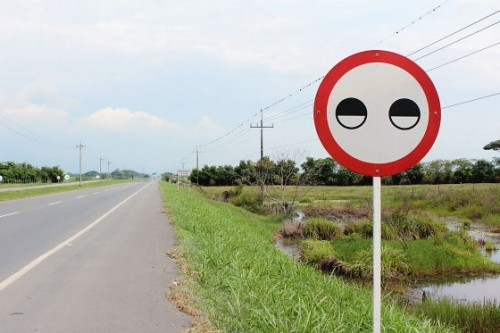
#> input picture sign2.jpg, 500 x 333 px
$ python '8.14 crop 테스트.py'
#> lines starting #> are read from the running program, lines starting #| are printed output that depends on the picture
import cv2
import numpy as np


img = cv2.imread('sign2.jpg', cv2.IMREAD_COLOR)
#> img is the input picture: shape (333, 500, 3); mean B, G, R 161.7, 177, 175.8
gray = cv2.cvtColor(img, cv2.COLOR_BGR2GRAY)
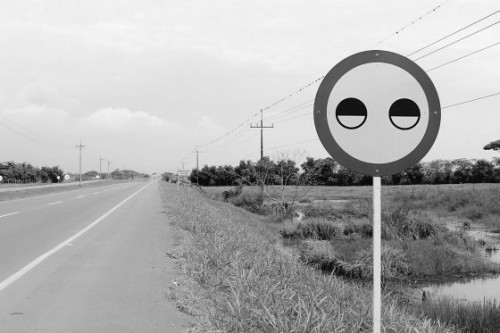
#> gray: shape (333, 500); min 0, max 254, mean 174.9
edges = cv2.Canny(gray,40,140)
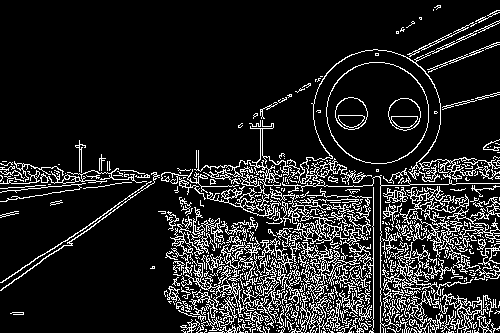
#> edges: shape (333, 500); 13.4% white in thin lines or dots
while(1):


    lines = cv2.HoughLinesP(edges, 1, np.pi / 180, 10, None, 100, 10)
#> lines = 101 rows, first 6: [176, 278, 485, 332], [169, 251, 441, 275], [373, 243, 486, 277], [223, 192, 429, 255], [268, 232, 493, 240], [153, 178, 355, 171]

    if lines is not None:
        for line in lines[0]:
            pt1 = (line[0], line[1])
            pt2 = (line[2], line[3])

            cv2.line(edges, pt1, pt2, (0, 0, 255), 3)
#> this loop made 1 pass
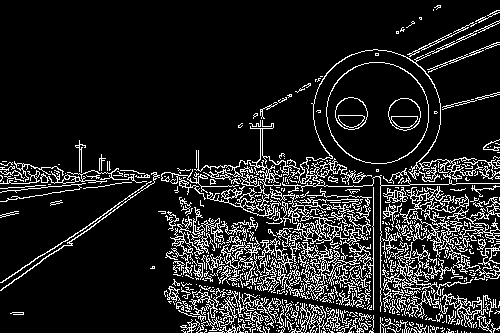
#> edges: shape (333, 500); 13% white in thin lines or dots


    cv2.imshow('original', img)
    #cv2.imshow('gray',gray)
    #cv2.imshow('Edges',edges)

    ##circle detect
    img2 = img.copy()
    img2 = cv2.GaussianBlur(img2, (3,3), 0)
    gray2 = cv2.cvtColor(img2, cv2.COLOR_BGR2GRAY)
    #parmar1,2 조절이 핵심포인트.
    circles = cv2.HoughCircles(gray2, cv2.HOUGH_GRADIENT, 1, 10, param1=200, param2=120, minRadius=0, maxRadius=0)
#> circles = [[377.5, 112.5, 50.4]]

    if circles is not None:
        circles = np.uint16(np.around(circles))
#> circles = [[378, 112, 50]]

        for i in circles[0, :]:
            cv2.circle(img2, (i[0], i[1]), i[2], (255, 255, 0), 3)  #3이 두께를 의미.
            #cv2.circle(img2, (i[0]+i[2], i[1]+i[2]), i[2], (255, 255, 0), 3)
            #cv2.circle(img2, (i[0]-i[2], i[1]-i[2]), i[2], (255, 255, 0), 3)
            cv2.imshow('Circle', img2)
            print(i[0])
            print(i[1])
            print(i[2])
            #crop_cimg0 = gray[i[1]-i[2]:i[1]+i[2]+i[2] , i[0]-i[2]:i[0]+i[2]+i[2]] #crop from x, y, w, h
            crop_cimg1 = gray[i[1]-i[2]:i[1]+i[2],i[0]-i[2]:i[0]+i[2]] #crop from x, y, w, h
#> this loop made 1 pass
#| 378
#| 112
#| 50
#> pass 1, `cv2.imshow('Circle', img2)`:
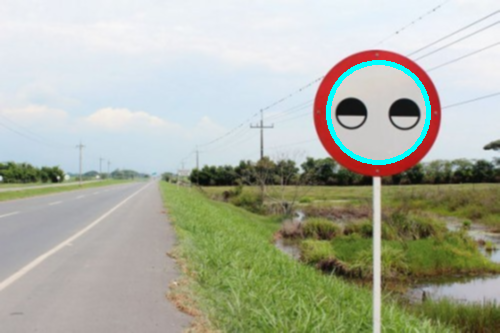
#> window 'Circle': shape (333, 500, 3); mean B, G, R 162.7, 178.1, 173.9
#> pass 1, `crop_cimg1 = gray[i[1]-i[2]:i[1]+i[2],i[0]-i[2]:i[0]+i[2]]`:
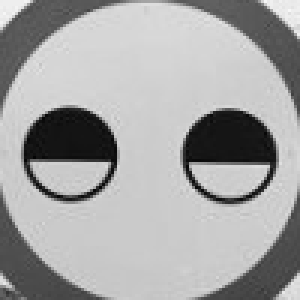
#> crop_cimg1: shape (100, 100) (shown 3 times larger); min 4, max 247, mean 164.5
            # [5 lines of commented-out code are left out]
    cv2.imshow('1',crop_cimg1)
    #cv2.imshow('2',crop_cimg2)
    #cv2.imshow('3',crop_cimg3)
    #cv2.imshow('4',crop_cimg4)


    cv2.waitKey(0)


cv2.destroyAllWindows()

$ run again, with sign30.jpg copied over sign2.jpg
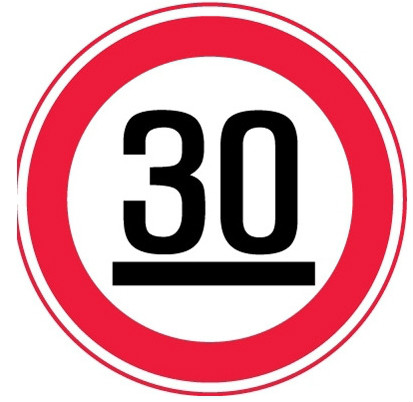
#> input picture sign30.jpg, 413 x 402 px
#> img is the input picture: shape (402, 413, 3); mean B, G, R 171.8, 163.2, 219.4
#> lines = [[114, 261, 314, 261], [112, 285, 324, 285]]
#> the loop `for line in lines[0]:` made 1 pass
#> after the loop `for line in lines[0]:`:
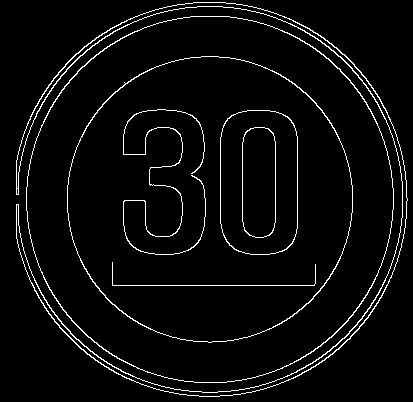
#> edges: shape (402, 413); 4.1% white in thin lines or dots
#> `circles = cv2.HoughCircles(gray2, cv2.HOUGH_GRADIENT, 1, 10, param1=20..`: circles = [[209.5, 198.5, 193.2], [201.5, 205.5, 193.3], [200.5, 191.5, 185.8], [214.5, 189.5, 187], [225.5, 212.5, 163.3], [224.5, 183.5, 175.8], [194.5, 214.5, 176]]
#> `circles = np.uint16(np.around(circles))`: circles = [[210, 198, 193], [202, 206, 193], [200, 192, 186], [214, 190, 187], [226, 212, 163], [224, 184, 176], [194, 214, 176]]
#> the loop `for i in circles[0, :]:` made 7 passes
#> (printed output is left out)
#> `cv2.imshow('1',crop_cimg1)`:
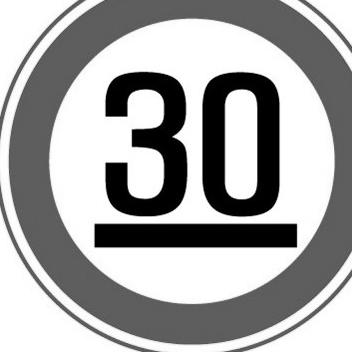
#> window '1': shape (352, 352); min 0, max 255, mean 166.1
